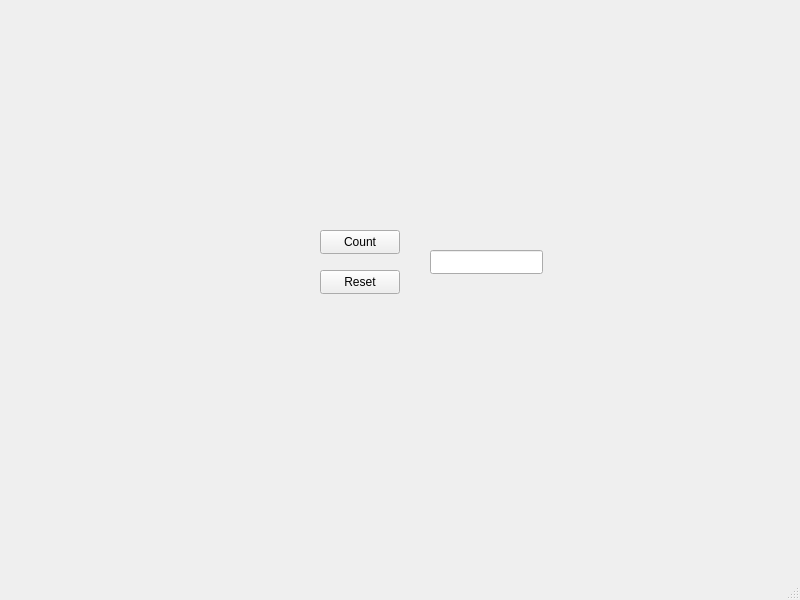
<?xml version="1.0" encoding="UTF-8"?>
<ui version="4.0">
 <class>MainWindow</class>
 <widget class="QMainWindow" name="MainWindow">
  <property name="geometry">
   <rect>
    <x>0</x>
    <y>0</y>
    <width>800</width>
    <height>600</height>
   </rect>
  </property>
  <property name="windowTitle">
   <string>MainWindow</string>
  </property>
  <widget class="QWidget" name="centralwidget">
   <widget class="QLineEdit" name="lineEdit">
    <property name="geometry">
     <rect>
      <x>430</x>
      <y>250</y>
      <width>113</width>
      <height>24</height>
     </rect>
    </property>
   </widget>
   <widget class="QPushButton" name="countButton">
    <property name="geometry">
     <rect>
      <x>320</x>
      <y>230</y>
      <width>80</width>
      <height>24</height>
     </rect>
    </property>
    <property name="text">
     <string>Count</string>
    </property>
   </widget>
   <widget class="QPushButton" name="resetButton">
    <property name="geometry">
     <rect>
      <x>320</x>
      <y>270</y>
      <width>80</width>
      <height>24</height>
     </rect>
    </property>
    <property name="text">
     <string>Reset</string>
    </property>
   </widget>
  </widget>
  <widget class="QMenuBar" name="menubar">
   <property name="geometry">
    <rect>
     <x>0</x>
     <y>0</y>
     <width>800</width>
     <height>21</height>
    </rect>
   </property>
  </widget>
  <widget class="QStatusBar" name="statusbar"/>
 </widget>
 <resources/>
 <connections/>
</ui>
